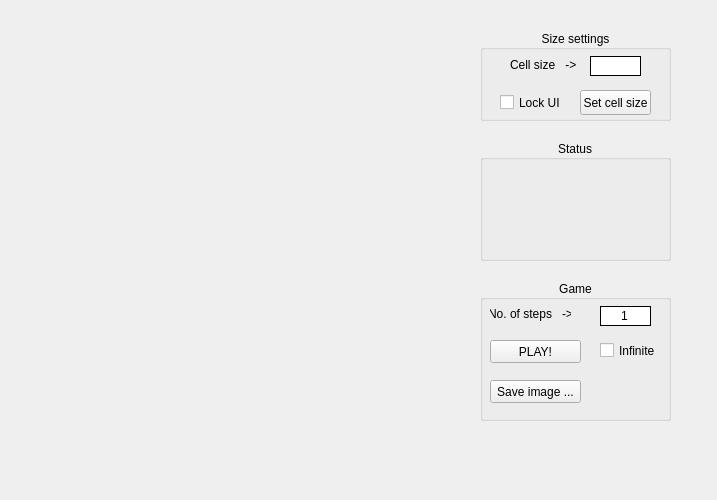
<?xml version="1.0" encoding="UTF-8"?>
<ui version="4.0">
 <class>MainWindowClass</class>
 <widget class="QMainWindow" name="MainWindowClass">
  <property name="geometry">
   <rect>
    <x>0</x>
    <y>0</y>
    <width>717</width>
    <height>500</height>
   </rect>
  </property>
  <property name="minimumSize">
   <size>
    <width>717</width>
    <height>500</height>
   </size>
  </property>
  <property name="maximumSize">
   <size>
    <width>16777215</width>
    <height>16777215</height>
   </size>
  </property>
  <property name="windowTitle">
   <string>MainWindow</string>
  </property>
  <widget class="QWidget" name="centralWidget">
   <property name="minimumSize">
    <size>
     <width>717</width>
     <height>500</height>
    </size>
   </property>
   <widget class="QFrame" name="controls">
    <property name="geometry">
     <rect>
      <x>470</x>
      <y>20</y>
      <width>221</width>
      <height>481</height>
     </rect>
    </property>
    <widget class="QGroupBox" name="sizeBox">
     <property name="geometry">
      <rect>
       <x>10</x>
       <y>10</y>
       <width>191</width>
       <height>91</height>
      </rect>
     </property>
     <property name="title">
      <string>Size settings</string>
     </property>
     <property name="alignment">
      <set>Qt::AlignCenter</set>
     </property>
     <property name="flat">
      <bool>true</bool>
     </property>
     <widget class="QCheckBox" name="lockBox">
      <property name="geometry">
       <rect>
        <x>20</x>
        <y>60</y>
        <width>61</width>
        <height>25</height>
       </rect>
      </property>
      <property name="text">
       <string>Lock UI</string>
      </property>
     </widget>
     <widget class="QLineEdit" name="cellszEdit">
      <property name="geometry">
       <rect>
        <x>110</x>
        <y>26</y>
        <width>51</width>
        <height>20</height>
       </rect>
      </property>
      <property name="cursor">
       <cursorShape>IBeamCursor</cursorShape>
      </property>
      <property name="focusPolicy">
       <enum>Qt::StrongFocus</enum>
      </property>
      <property name="styleSheet">
       <string notr="true">border:1px solid black;</string>
      </property>
      <property name="alignment">
       <set>Qt::AlignCenter</set>
      </property>
     </widget>
     <widget class="QPushButton" name="cellszButton">
      <property name="geometry">
       <rect>
        <x>100</x>
        <y>60</y>
        <width>71</width>
        <height>25</height>
       </rect>
      </property>
      <property name="cursor">
       <cursorShape>PointingHandCursor</cursorShape>
      </property>
      <property name="focusPolicy">
       <enum>Qt::StrongFocus</enum>
      </property>
      <property name="text">
       <string>Set cell size</string>
      </property>
     </widget>
     <widget class="QLabel" name="cellszLabel">
      <property name="geometry">
       <rect>
        <x>30</x>
        <y>27</y>
        <width>71</width>
        <height>16</height>
       </rect>
      </property>
      <property name="text">
       <string>Cell size   -&gt;</string>
      </property>
     </widget>
    </widget>
    <widget class="QGroupBox" name="statusBox">
     <property name="geometry">
      <rect>
       <x>10</x>
       <y>120</y>
       <width>191</width>
       <height>121</height>
      </rect>
     </property>
     <property name="title">
      <string>Status</string>
     </property>
     <property name="alignment">
      <set>Qt::AlignCenter</set>
     </property>
     <property name="flat">
      <bool>true</bool>
     </property>
     <widget class="QLabel" name="statusLabel2">
      <property name="geometry">
       <rect>
        <x>10</x>
        <y>60</y>
        <width>171</width>
        <height>20</height>
       </rect>
      </property>
      <property name="text">
       <string/>
      </property>
     </widget>
     <widget class="QLabel" name="statusLabel1">
      <property name="geometry">
       <rect>
        <x>10</x>
        <y>30</y>
        <width>171</width>
        <height>20</height>
       </rect>
      </property>
      <property name="text">
       <string/>
      </property>
     </widget>
     <widget class="QLabel" name="statusLabel3">
      <property name="geometry">
       <rect>
        <x>10</x>
        <y>90</y>
        <width>171</width>
        <height>20</height>
       </rect>
      </property>
      <property name="text">
       <string/>
      </property>
     </widget>
    </widget>
    <widget class="QGroupBox" name="gameBox">
     <property name="geometry">
      <rect>
       <x>10</x>
       <y>260</y>
       <width>191</width>
       <height>141</height>
      </rect>
     </property>
     <property name="title">
      <string>Game</string>
     </property>
     <property name="alignment">
      <set>Qt::AlignCenter</set>
     </property>
     <property name="flat">
      <bool>true</bool>
     </property>
     <widget class="QPushButton" name="playButton">
      <property name="geometry">
       <rect>
        <x>10</x>
        <y>60</y>
        <width>91</width>
        <height>23</height>
       </rect>
      </property>
      <property name="text">
       <string>PLAY!</string>
      </property>
     </widget>
     <widget class="QLabel" name="stepsLabel">
      <property name="enabled">
       <bool>true</bool>
      </property>
      <property name="geometry">
       <rect>
        <x>10</x>
        <y>26</y>
        <width>81</width>
        <height>16</height>
       </rect>
      </property>
      <property name="text">
       <string>No. of steps   -&gt;</string>
      </property>
      <property name="alignment">
       <set>Qt::AlignCenter</set>
      </property>
     </widget>
     <widget class="QLineEdit" name="stepsEdit">
      <property name="enabled">
       <bool>true</bool>
      </property>
      <property name="geometry">
       <rect>
        <x>120</x>
        <y>26</y>
        <width>51</width>
        <height>20</height>
       </rect>
      </property>
      <property name="cursor">
       <cursorShape>IBeamCursor</cursorShape>
      </property>
      <property name="focusPolicy">
       <enum>Qt::StrongFocus</enum>
      </property>
      <property name="styleSheet">
       <string notr="true">border:1px solid black;</string>
      </property>
      <property name="text">
       <string>1</string>
      </property>
      <property name="alignment">
       <set>Qt::AlignCenter</set>
      </property>
     </widget>
     <widget class="QCheckBox" name="stepsBox">
      <property name="enabled">
       <bool>true</bool>
      </property>
      <property name="geometry">
       <rect>
        <x>120</x>
        <y>60</y>
        <width>61</width>
        <height>21</height>
       </rect>
      </property>
      <property name="text">
       <string>Infinite</string>
      </property>
      <property name="checked">
       <bool>false</bool>
      </property>
     </widget>
     <widget class="QPushButton" name="imageButton">
      <property name="geometry">
       <rect>
        <x>10</x>
        <y>100</y>
        <width>91</width>
        <height>23</height>
       </rect>
      </property>
      <property name="text">
       <string>Save image ...</string>
      </property>
     </widget>
    </widget>
   </widget>
   <widget class="FieldWidget" name="playField" native="true">
    <property name="geometry">
     <rect>
      <x>20</x>
      <y>30</y>
      <width>161</width>
      <height>141</height>
     </rect>
    </property>
   </widget>
  </widget>
 </widget>
 <layoutdefault spacing="6" margin="11"/>
 <customwidgets>
  <customwidget>
   <class>FieldWidget</class>
   <extends>QWidget</extends>
   <header>fieldwidget.h</header>
   <container>1</container>
  </customwidget>
 </customwidgets>
 <resources>
  <include location="mainwindow.qrc"/>
 </resources>
 <connections/>
</ui>
